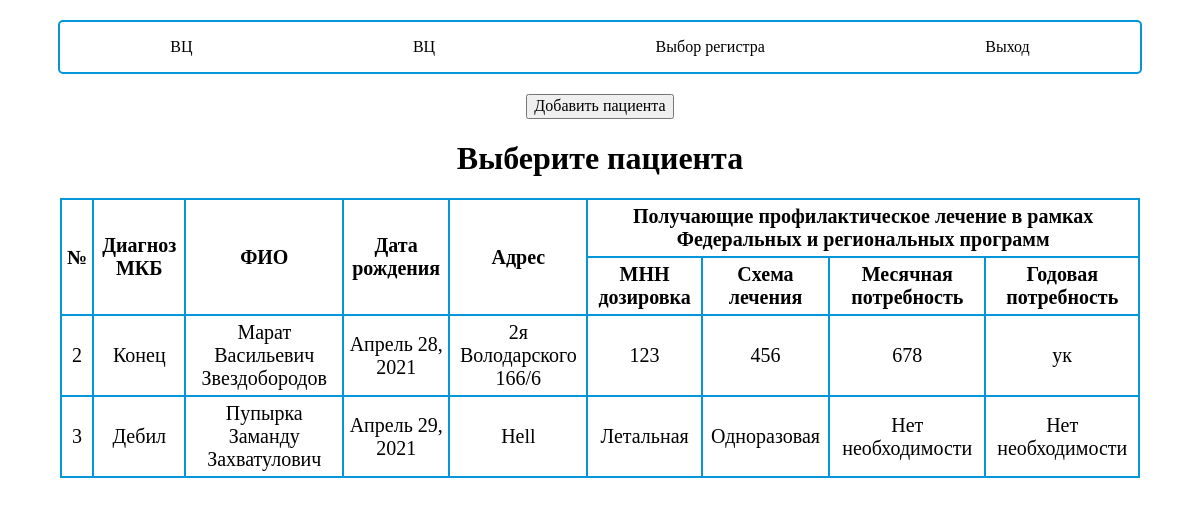
Page /register/3/ (signed in) on the committed database.
### registr/models.py (models this page shows, shortened)
class User(models.Model):
    login = models.CharField(max_length=20,
                    unique=True, verbose_name="Логин") # Логин пользователя
    password = models.CharField(max_length=15,
                    unique=False, verbose_name="Пароль") # Пароль
    user_name = models.CharField(max_length=60,
                    verbose_name="ФИО пользователя") # ФИО Пользователя
    position = models.CharField(max_length=70,
                    blank=True, null=True, verbose_name="Должность") # Должность пользователя
    ACCESSES = (
        ('1', 'Редактировать, добавлять и просматривать'),
        ('2', 'Добавлять и просматривать'),
        ('3', 'Только просматривать'),
     ) # Возможные уровни доступа к редакции таблиц
    access = models.CharField(
        max_length=50,
        choices=ACCESSES,
        default='2',
        verbose_name="Уровень доступа"
    )

class Patient(models.Model):
    last_name = models.CharField(max_length=30,
                    verbose_name='Фамилия') # Фамилия ребенка
    first_name = models.CharField(max_length=30,
                    verbose_name='Имя') # Имя ребенка
    father_name = models.CharField(max_length=30,
                    verbose_name='Отчество') # Отчество ребенка
    date_birthday = models.DateField(verbose_name='Дата рождения') # Дата рождения ребенка
    address = models.CharField(max_length=255,
                    verbose_name='Адрес проживания') # Адресс ребенка
    diagnosis = models.CharField(max_length=255,
                    verbose_name='Диагноз') # Диагноз
    dosage = models.TextField(verbose_name='МНН Дозировка') # МНН Дозировка
    therapy = models.TextField(verbose_name='Схема лечения') # Схема лечения
    monthly_need = models.TextField(verbose_name='Месячная потребность') # Месячная потребность
    annual_need = models.TextField(verbose_name='Годовая потребность') # Годовая потребность
    REGISTERS = (
        ('1', 'Регистр больных детей, страдающих гемофилией, болезнью Вилльбранда и другими наследственными коагулопатиями'),
        ('2', 'Регистр больных детей, страдающих тромбоцитопенией и тромбоцитопатией'),
        ('3', 'Регистр больных детей, страдающих наследственной анемией'),
        ('4', 'Регистр больных детей, страдающих приобретенной апластической анемией')
    )
    type_register = models.CharField(max_length=255, choices=REGISTERS, verbose_name='Тип регистра') # Указываем тип регистра
    last_editor = models.OneToOneField(User, on_delete=models.SET_NULL, verbose_name='Последнее изменение',
                    blank=True, null=True) # Указывает юзера, который последний проводил изменения
    archive = models.FileField(upload_to='archives/', verbose_name='Архив документов', null=True, blank=True)
    def fio(self):
        return self.last_name + ' ' + self.first_name + ' ' + self.father_name

### registr/views.py (the view)
# urls.py: path('register/<int:patient_type>/', register_list),
def register_list(request, patient_type):
    id = return_session_id(request)
    if not id:
        return redirect('/')
    user = User.objects.get(pk=id)
    patients = Patient.objects.filter(type_register=str(patient_type))
    template = loader.get_template('registr/table.html')
    context = {'user': user, 'patients' : patients}
    return HttpResponse(template.render(context, request))

### registr/views.py (called while the page is built)
def return_session_id(request):
    try:
        id = request.session["user_id"]
        return id
    except:
        return False

### registr/templates/registr/table.html (shortened to what this page needs)
{% load static %}
<!DOCTYPE html>
<html lang="ru">
<head>
    <link rel="stylesheet" type="text/css" href="{% static 'registr/css/normalize.css' %}">
    <link rel="stylesheet" type="text/css" href="{% static 'registr/css/style.css' %}">
</head>
<body>
  <header>
    <div class="logout-link">
      <p>{{ user.user_name }}</p>
      <p>{{ user.position }}</p>
      <a href="/register/">Выбор регистра</a>
      <a href="/logout/" >Выход</a>
    </div>
  </header>
  {% if user.access == '2' or user.access == '1'%}
  <form action="add/">
    <button>Добавить пациента</button>
  </form>
  {% endif %}
  <div class="center">
    <h1>Выберите пациента </h1>
    <table class="table-patient">
      <thead>
        <tr>
          <th rowspan="2">№</th>
          <th rowspan="2">Диагноз МКБ</th>
          <th rowspan="2">ФИО</th>
          <th rowspan="2">Дата рождения</th>
          <th rowspan="2">Адрес</th>
          <th colspan="4">Получающие профилактическое лечение в рамках Федеральных и региональных программ</th>
        </tr>
        <tr>
          <th>МНН дозировка</th>
          <th>Схема лечения</th>
          <th>Месячная потребность</th></a>
          <th>Годовая потребность</th>
        </tr>
      </thead>
      <tbody>
        {% for patient in patients %}
        <tr>
          <td><a href="{{ patient.pk }}/">{{ patient.pk }}</a></td>
          <td><a href="{{ patient.pk }}/">{{ patient.diagnosis }}</a></td>
          <td><a href="{{ patient.pk }}/">{{ patient.fio }}</a></td>
          <td><a href="{{ patient.pk }}/">{{ patient.date_birthday }}</a></td>
          <td><a href="{{ patient.pk }}/">{{ patient.address }}</a></td>
          <td><a href="{{ patient.pk }}/">{{ patient.dosage }}</a></td>
          <td><a href="{{ patient.pk }}/">{{ patient.therapy }}</a></td>
          <td><a href="{{ patient.pk }}/">{{ patient.monthly_need }}</a></td>
          <td><a href="{{ patient.pk }}/">{{ patient.annual_need }}</a></td>
        </tr>
        {% endfor %}
      </tbody>
    </table>
  </div>
</body>
</html>

### registr/static/registr/css/style.css (style rules this page uses)
body { background-color: rgb(255, 255, 255); text-align: center; }
a { color: black; text-decoration: none; }
.center { text-align: center; }
.logout-link { width: 90%; margin: 20px auto; display: flex; justify-content: space-around; align-items: center; border: 2px solid rgb(5, 150, 218); border-radius: 5px; }
.table-patient { width: 90%; margin: auto; text-align: center; font-size: 20px; border: 2px solid rgb(5, 150, 218); border-collapse: collapse; }
.table-patient tr, td, th { padding: 5px; border: 2px solid rgb(5, 150, 218); border-collapse: collapse; }

### rows in the picture
User: user_name "ВЦ", position "ВЦ"
Patient: pk "2", diagnosis "Конец", fio "Марат Васильевич Звездобородов", date_birthday "Апрель 28, 2021", address "2я Володарского 166/6", dosage "123", therapy "456", monthly_need "678", annual_need "ук"
Patient: pk "3", diagnosis "Дебил", fio "Пупырка Заманду Захватулович", date_birthday "Апрель 29, 2021", address "Hell", dosage "Летальная", therapy "Одноразовая", monthly_need "Нет необходимости", annual_need "Нет необходимости"
